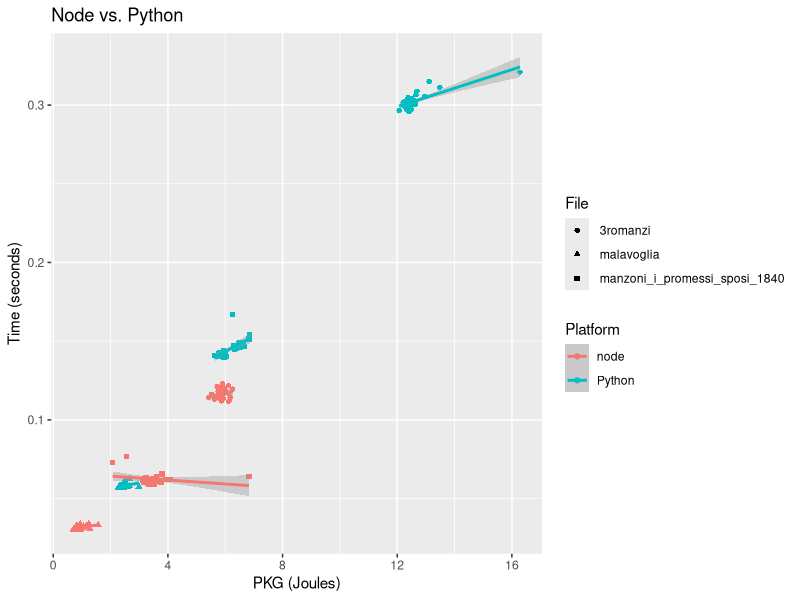
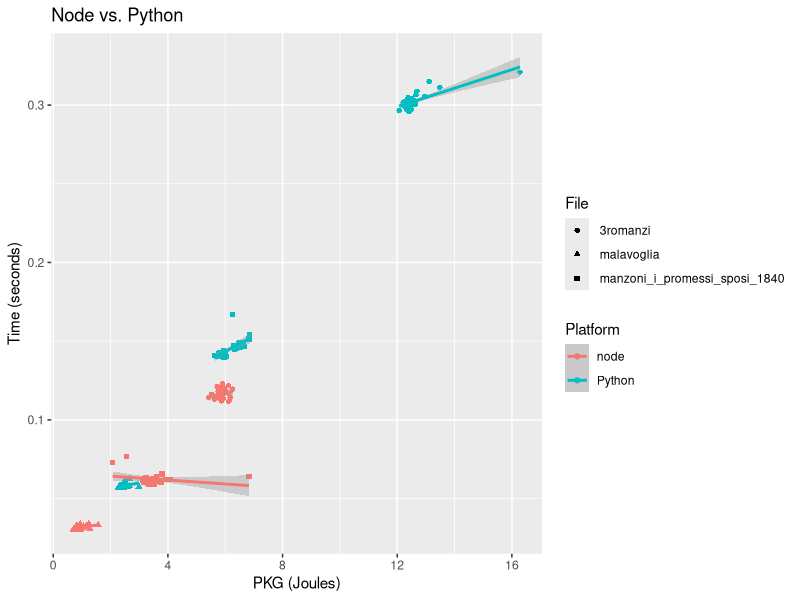

Write the R code that produced these figures, in order.
library(ggplot2)

python_sacrypt <- read.csv("../data/test-23-Mar-09-04-38.csv")
python_sacrypt$Platform <- "Python"
node_sacrypt <- read.csv("../data/sacrypt-node-26-Mar-19-32-16.csv",sep=";")
node_sacrypt$size <- python_sacrypt$size

node_vs_python <- rbind(python_sacrypt, node_sacrypt)
ggplot(node_vs_python, aes(x=PKG,y=seconds,shape=File,color=Platform))+geom_point()+geom_smooth(method="lm")+labs(title="Node vs. Python",x="PKG (Joules)",y="Time (seconds)")
ggsave("../../img/node_vs_python_pkg_seconds.png",width=9, height=5)
